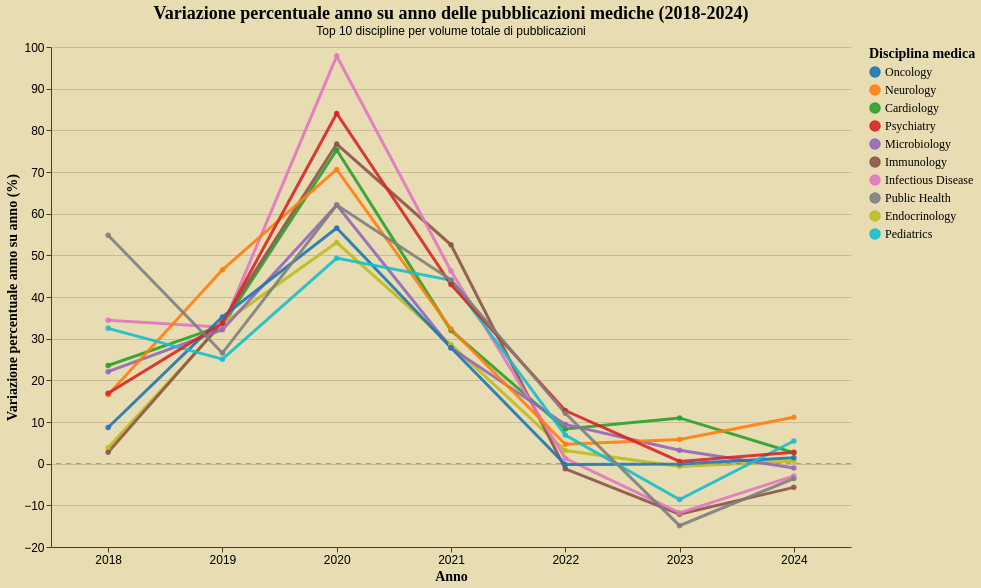

Describe this chart as a Vega-Lite specification.
### Vega-Lite specification from a JSON file in a GitHub repository (floating-point values rounded to 4 significant figures)
{"config": {"background": "#e8ddb2", "view": {"stroke": "transparent", "width": 350, "height": 250, "fill": "#e8ddb2", "strokeWidth": 0}, "axis": {"domainColor": "#5a3921", "gridColor": "#5a3921", "gridOpacity": 0.2, "tickColor": "#5a3921", "labelColor": "black", "titleColor": "black", "titleFont": "EB Garamond", "labelFontSize": 12, "titleFontSize": 14}, "legend": {"labelColor": "black", "titleColor": "black", "labelFont": "EB Garamond", "titleFont": "EB Garamond", "labelFontSize": 12, "orient": "right", "titleFontSize": 14}, "title": {"color": "black", "font": "EB Garamond", "fontSize": 18}, "mark": {"color": "#6b4a32", "opacity": 0.8}, "bar": {"color": "#6b4a32", "opacity": 0.8}, "line": {"color": "#6b4a32", "opacity": 0.8}, "area": {"color": "#6b4a32", "opacity": 0.8}, "point": {"color": "#6b4a32", "opacity": 0.8}}, "layer": [{"data": {"name": "data-bc0de5876118f0f4825c4b576af51a96"}, "mark": {"type": "line", "opacity": 0.8, "point": true, "strokeWidth": 3}, "encoding": {"color": {"field": "medgemma_extraction", "scale": {"domain": ["Oncology", "Neurology", "Cardiology", "Psychiatry", "Microbiology", "Immunology", "Infectious Disease", "Public Health", "Endocrinology", "Pediatrics"], "range": ["#1f77b4", "#ff7f0e", "#2ca02c", "#d62728", "#9467bd", "#8c564b", "#e377c2", "#7f7f7f", "#bcbd22", "#17becf"]}, "title": "Disciplina medica", "type": "nominal"}, "opacity": {"condition": {"param": "param_8", "value": 0.9}, "value": 0.15}, "order": {"field": "if(param_8.medgemma_extraction && indexof(param_8.medgemma_extraction, datum.medgemma_extraction) !== -1, 0, 1)", "type": "nominal"}, "tooltip": [{"field": "medgemma_extraction", "title": "Disciplina medica", "type": "nominal"}, {"field": "Anno", "title": "Anno", "type": "ordinal"}, {"field": "articoli", "format": ",", "title": "Articoli", "type": "quantitative"}, {"field": "anno_precedente", "format": ",", "title": "Anno precedente", "type": "quantitative"}, {"field": "incremento", "format": ".1f", "title": "Variazione %", "type": "quantitative"}, {"field": "Totale_Articoli", "format": ",", "title": "Totale articoli", "type": "quantitative"}], "x": {"axis": {"labelAngle": 0, "labelFontSize": 12}, "field": "Anno", "title": "Anno", "type": "ordinal"}, "y": {"field": "incremento", "title": "Variazione percentuale anno su anno (%)", "type": "quantitative"}}, "name": "view_3", "title": {"text": "Variazione percentuale anno su anno delle pubblicazioni mediche (2018-2024)", "subtitle": "Top 10 discipline per volume totale di pubblicazioni"}}, {"data": {"name": "data-a0a55d106695e8d630baff0f16eee66d"}, "mark": {"type": "rule", "color": "gray", "strokeDash": [5, 5]}, "encoding": {"y": {"field": "y", "type": "quantitative"}}}], "height": 500, "params": [{"name": "param_8", "select": {"type": "point", "fields": ["medgemma_extraction"]}, "bind": "legend", "views": ["view_3"]}], "width": 800, "$schema": "https://vega.github.io/schema/vega-lite/v5.20.1.json", "datasets": {"data-bc0de5876118f0f4825c4b576af51a96": [{"medgemma_extraction": "Cardiology", "Anno": 2018, "articoli": 3693, "Totale_Articoli": 71622, "anno_precedente": 2989.0, "incremento": 23.55, "incremento_abs": 23.55, "ranking": 4.0}, {"medgemma_extraction": "Cardiology", "Anno": 2019, "articoli": 4917, "Totale_Articoli": 71622, "anno_precedente": 3693.0, "incremento": 33.14, "incremento_abs": 33.14, "ranking": 6.0}, {"medgemma_extraction": "Cardiology", "Anno": 2020, "articoli": 8619, "Totale_Articoli": 71622, "anno_precedente": 4917.0, "incremento": 75.29, "incremento_abs": 75.29, "ranking": 4.0}, {"medgemma_extraction": "Cardiology", "Anno": 2021, "articoli": 11376, "Totale_Articoli": 71622, "anno_precedente": 8619.0, "incremento": 31.99, "incremento_abs": 31.99, "ranking": 7.0}, {"medgemma_extraction": "Cardiology", "Anno": 2022, "articoli": 12321, "Totale_Articoli": 71622, "anno_precedente": 11380.0, "incremento": 8.307, "incremento_abs": 8.307, "ranking": 4.0}, {"medgemma_extraction": "Cardiology", "Anno": 2023, "articoli": 13674, "Totale_Articoli": 71622, "anno_precedente": 12320.0, "incremento": 10.98, "incremento_abs": 10.98, "ranking": 1.0}, {"medgemma_extraction": "Cardiology", "Anno": 2024, "articoli": 14033, "Totale_Articoli": 71622, "anno_precedente": 13670.0, "incremento": 2.625, "incremento_abs": 2.625, "ranking": 4.0}, {"medgemma_extraction": "Endocrinology", "Anno": 2018, "articoli": 1753, "Totale_Articoli": 28204, "anno_precedente": 1688.0, "incremento": 3.851, "incremento_abs": 3.851, "ranking": 9.0}, {"medgemma_extraction": "Endocrinology", "Anno": 2019, "articoli": 2342, "Totale_Articoli": 28204, "anno_precedente": 1753.0, "incremento": 33.6, "incremento_abs": 33.6, "ranking": 5.0}, {"medgemma_extraction": "Endocrinology", "Anno": 2020, "articoli": 3585, "Totale_Articoli": 28204, "anno_precedente": 2342.0, "incremento": 53.07, "incremento_abs": 53.07, "ranking": 9.0}, {"medgemma_extraction": "Endocrinology", "Anno": 2021, "articoli": 4610, "Totale_Articoli": 28204, "anno_precedente": 3585.0, "incremento": 28.59, "incremento_abs": 28.59, "ranking": 8.0}, {"medgemma_extraction": "Endocrinology", "Anno": 2022, "articoli": 4755, "Totale_Articoli": 28204, "anno_precedente": 4610.0, "incremento": 3.145, "incremento_abs": 3.145, "ranking": 7.0}, {"medgemma_extraction": "Endocrinology", "Anno": 2023, "articoli": 4722, "Totale_Articoli": 28204, "anno_precedente": 4755.0, "incremento": -0.694, "incremento_abs": 0.694, "ranking": 6.0}, {"medgemma_extraction": "Endocrinology", "Anno": 2024, "articoli": 4749, "Totale_Articoli": 28204, "anno_precedente": 4722.0, "incremento": 0.5718, "incremento_abs": 0.5718, "ranking": 6.0}, {"medgemma_extraction": "Immunology", "Anno": 2018, "articoli": 1802, "Totale_Articoli": 34140, "anno_precedente": 1754.0, "incremento": 2.737, "incremento_abs": 2.737, "ranking": 10.0}, {"medgemma_extraction": "Immunology", "Anno": 2019, "articoli": 2414, "Totale_Articoli": 34140, "anno_precedente": 1802.0, "incremento": 33.96, "incremento_abs": 33.96, "ranking": 3.0}, {"medgemma_extraction": "Immunology", "Anno": 2020, "articoli": 4266, "Totale_Articoli": 34140, "anno_precedente": 2414.0, "incremento": 76.72, "incremento_abs": 76.72, "ranking": 3.0}, {"medgemma_extraction": "Immunology", "Anno": 2021, "articoli": 6507, "Totale_Articoli": 34140, "anno_precedente": 4266.0, "incremento": 52.53, "incremento_abs": 52.53, "ranking": 1.0}, {"medgemma_extraction": "Immunology", "Anno": 2022, "articoli": 6426, "Totale_Articoli": 34140, "anno_precedente": 6507.0, "incremento": -1.245, "incremento_abs": 1.245, "ranking": 10.0}, {"medgemma_extraction": "Immunology", "Anno": 2023, "articoli": 5646, "Totale_Articoli": 34140, "anno_precedente": 6426.0, "incremento": -12.14, "incremento_abs": 12.14, "ranking": 9.0}, {"medgemma_extraction": "Immunology", "Anno": 2024, "articoli": 5325, "Totale_Articoli": 34140, "anno_precedente": 5646.0, "incremento": -5.685, "incremento_abs": 5.685, "ranking": 10.0}, {"medgemma_extraction": "Infectious Disease", "Anno": 2018, "articoli": 1691, "Totale_Articoli": 34136, "anno_precedente": 1258.0, "incremento": 34.42, "incremento_abs": 34.42, "ranking": 2.0}, {"medgemma_extraction": "Infectious Disease", "Anno": 2019, "articoli": 2245, "Totale_Articoli": 34136, "anno_precedente": 1691.0, "incremento": 32.76, "incremento_abs": 32.76, "ranking": 7.0}, {"medgemma_extraction": "Infectious Disease", "Anno": 2020, "articoli": 4441, "Totale_Articoli": 34136, "anno_precedente": 2245.0, "incremento": 97.82, "incremento_abs": 97.82, "ranking": 1.0}, {"medgemma_extraction": "Infectious Disease", "Anno": 2021, "articoli": 6494, "Totale_Articoli": 34136, "anno_precedente": 4441.0, "incremento": 46.23, "incremento_abs": 46.23, "ranking": 2.0}, {"medgemma_extraction": "Infectious Disease", "Anno": 2022, "articoli": 6577, "Totale_Articoli": 34136, "anno_precedente": 6494.0, "incremento": 1.278, "incremento_abs": 1.278, "ranking": 8.0}, {"medgemma_extraction": "Infectious Disease", "Anno": 2023, "articoli": 5800, "Totale_Articoli": 34136, "anno_precedente": 6577.0, "incremento": -11.81, "incremento_abs": 11.81, "ranking": 8.0}, {"medgemma_extraction": "Infectious Disease", "Anno": 2024, "articoli": 5630, "Totale_Articoli": 34136, "anno_precedente": 5800.0, "incremento": -2.931, "incremento_abs": 2.931, "ranking": 8.0}, {"medgemma_extraction": "Microbiology", "Anno": 2018, "articoli": 2544, "Totale_Articoli": 43666, "anno_precedente": 2084.0, "incremento": 22.07, "incremento_abs": 22.07, "ranking": 5.0}, {"medgemma_extraction": "Microbiology", "Anno": 2019, "articoli": 3362, "Totale_Articoli": 43666, "anno_precedente": 2544.0, "incremento": 32.15, "incremento_abs": 32.15, "ranking": 8.0}, {"medgemma_extraction": "Microbiology", "Anno": 2020, "articoli": 5449, "Totale_Articoli": 43666, "anno_precedente": 3362.0, "incremento": 62.08, "incremento_abs": 62.08, "ranking": 6.0}, {"medgemma_extraction": "Microbiology", "Anno": 2021, "articoli": 6963, "Totale_Articoli": 43666, "anno_precedente": 5449.0, "incremento": 27.78, "incremento_abs": 27.78, "ranking": 10.0}, {"medgemma_extraction": "Microbiology", "Anno": 2022, "articoli": 7618, "Totale_Articoli": 43666, "anno_precedente": 6963.0, "incremento": 9.407, "incremento_abs": 9.407, "ranking": 3.0}, {"medgemma_extraction": "Microbiology", "Anno": 2023, "articoli": 7864, "Totale_Articoli": 43666, "anno_precedente": 7618.0, "incremento": 3.229, "incremento_abs": 3.229, "ranking": 3.0}, {"medgemma_extraction": "Microbiology", "Anno": 2024, "articoli": 7782, "Totale_Articoli": 43666, "anno_precedente": 7864.0, "incremento": -1.043, "incremento_abs": 1.043, "ranking": 7.0}, {"medgemma_extraction": "Neurology", "Anno": 2018, "articoli": 3698, "Totale_Articoli": 75181, "anno_precedente": 3173.0, "incremento": 16.55, "incremento_abs": 16.55, "ranking": 7.0}, {"medgemma_extraction": "Neurology", "Anno": 2019, "articoli": 5419, "Totale_Articoli": 75181, "anno_precedente": 3698.0, "incremento": 46.54, "incremento_abs": 46.54, "ranking": 1.0}, {"medgemma_extraction": "Neurology", "Anno": 2020, "articoli": 9245, "Totale_Articoli": 75181, "anno_precedente": 5419.0, "incremento": 70.6, "incremento_abs": 70.6, "ranking": 5.0}, {"medgemma_extraction": "Neurology", "Anno": 2021, "articoli": 12232, "Totale_Articoli": 75181, "anno_precedente": 9245.0, "incremento": 32.31, "incremento_abs": 32.31, "ranking": 6.0}, {"medgemma_extraction": "Neurology", "Anno": 2022, "articoli": 12804, "Totale_Articoli": 75181, "anno_precedente": 12230.0, "incremento": 4.676, "incremento_abs": 4.676, "ranking": 6.0}, {"medgemma_extraction": "Neurology", "Anno": 2023, "articoli": 13550, "Totale_Articoli": 75181, "anno_precedente": 12800.0, "incremento": 5.826, "incremento_abs": 5.826, "ranking": 2.0}, {"medgemma_extraction": "Neurology", "Anno": 2024, "articoli": 15060, "Totale_Articoli": 75181, "anno_precedente": 13550.0, "incremento": 11.14, "incremento_abs": 11.14, "ranking": 1.0}, {"medgemma_extraction": "Oncology", "Anno": 2018, "articoli": 6687, "Totale_Articoli": 108541, "anno_precedente": 6153.0, "incremento": 8.679, "incremento_abs": 8.679, "ranking": 8.0}, {"medgemma_extraction": "Oncology", "Anno": 2019, "articoli": 9043, "Totale_Articoli": 108541, "anno_precedente": 6687.0, "incremento": 35.23, "incremento_abs": 35.23, "ranking": 2.0}, {"medgemma_extraction": "Oncology", "Anno": 2020, "articoli": 14158, "Totale_Articoli": 108541, "anno_precedente": 9043.0, "incremento": 56.56, "incremento_abs": 56.56, "ranking": 8.0}, {"medgemma_extraction": "Oncology", "Anno": 2021, "articoli": 18098, "Totale_Articoli": 108541, "anno_precedente": 14160.0, "incremento": 27.83, "incremento_abs": 27.83, "ranking": 9.0}, {"medgemma_extraction": "Oncology", "Anno": 2022, "articoli": 18061, "Totale_Articoli": 108541, "anno_precedente": 18100.0, "incremento": -0.2044, "incremento_abs": 0.2044, "ranking": 9.0}, {"medgemma_extraction": "Oncology", "Anno": 2023, "articoli": 18042, "Totale_Articoli": 108541, "anno_precedente": 18060.0, "incremento": -0.1052, "incremento_abs": 0.1052, "ranking": 5.0}, {"medgemma_extraction": "Oncology", "Anno": 2024, "articoli": 18299, "Totale_Articoli": 108541, "anno_precedente": 18040.0, "incremento": 1.424, "incremento_abs": 1.424, "ranking": 5.0}, {"medgemma_extraction": "Pediatrics", "Anno": 2018, "articoli": 1603, "Totale_Articoli": 25379, "anno_precedente": 1210.0, "incremento": 32.48, "incremento_abs": 32.48, "ranking": 3.0}, {"medgemma_extraction": "Pediatrics", "Anno": 2019, "articoli": 2005, "Totale_Articoli": 25379, "anno_precedente": 1603.0, "incremento": 25.08, "incremento_abs": 25.08, "ranking": 10.0}, {"medgemma_extraction": "Pediatrics", "Anno": 2020, "articoli": 2994, "Totale_Articoli": 25379, "anno_precedente": 2005.0, "incremento": 49.33, "incremento_abs": 49.33, "ranking": 10.0}, {"medgemma_extraction": "Pediatrics", "Anno": 2021, "articoli": 4311, "Totale_Articoli": 25379, "anno_precedente": 2994.0, "incremento": 43.99, "incremento_abs": 43.99, "ranking": 4.0}, {"medgemma_extraction": "Pediatrics", "Anno": 2022, "articoli": 4607, "Totale_Articoli": 25379, "anno_precedente": 4311.0, "incremento": 6.866, "incremento_abs": 6.866, "ranking": 5.0}, {"medgemma_extraction": "Pediatrics", "Anno": 2023, "articoli": 4210, "Totale_Articoli": 25379, "anno_precedente": 4607.0, "incremento": -8.617, "incremento_abs": 8.617, "ranking": 7.0}, {"medgemma_extraction": "Pediatrics", "Anno": 2024, "articoli": 4439, "Totale_Articoli": 25379, "anno_precedente": 4210.0, "incremento": 5.439, "incremento_abs": 5.439, "ranking": 2.0}, {"medgemma_extraction": "Psychiatry", "Anno": 2018, "articoli": 2222, "Totale_Articoli": 47149, "anno_precedente": 1901.0, "incremento": 16.89, "incremento_abs": 16.89, "ranking": 6.0}, {"medgemma_extraction": "Psychiatry", "Anno": 2019, "articoli": 2970, "Totale_Articoli": 47149, "anno_precedente": 2222.0, "incremento": 33.66, "incremento_abs": 33.66, "ranking": 4.0}, {"medgemma_extraction": "Psychiatry", "Anno": 2020, "articoli": 5466, "Totale_Articoli": 47149, "anno_precedente": 2970.0, "incremento": 84.04, "incremento_abs": 84.04, "ranking": 2.0}, {"medgemma_extraction": "Psychiatry", "Anno": 2021, "articoli": 7816, "Totale_Articoli": 47149, "anno_precedente": 5466.0, "incremento": 42.99, "incremento_abs": 42.99, "ranking": 5.0}, {"medgemma_extraction": "Psychiatry", "Anno": 2022, "articoli": 8813, "Totale_Articoli": 47149, "anno_precedente": 7816.0, "incremento": 12.76, "incremento_abs": 12.76, "ranking": 1.0}, {"medgemma_extraction": "Psychiatry", "Anno": 2023, "articoli": 8859, "Totale_Articoli": 47149, "anno_precedente": 8813.0, "incremento": 0.522, "incremento_abs": 0.522, "ranking": 4.0}, {"medgemma_extraction": "Psychiatry", "Anno": 2024, "articoli": 9102, "Totale_Articoli": 47149, "anno_precedente": 8859.0, "incremento": 2.743, "incremento_abs": 2.743, "ranking": 3.0}, {"medgemma_extraction": "Public Health", "Anno": 2018, "articoli": 1793, "Totale_Articoli": 30065, "anno_precedente": 1158.0, "incremento": 54.84, "incremento_abs": 54.84, "ranking": 1.0}, {"medgemma_extraction": "Public Health", "Anno": 2019, "articoli": 2269, "Totale_Articoli": 30065, "anno_precedente": 1793.0, "incremento": 26.55, "incremento_abs": 26.55, "ranking": 9.0}, {"medgemma_extraction": "Public Health", "Anno": 2020, "articoli": 3677, "Totale_Articoli": 30065, "anno_precedente": 2269.0, "incremento": 62.05, "incremento_abs": 62.05, "ranking": 7.0}, {"medgemma_extraction": "Public Health", "Anno": 2021, "articoli": 5299, "Totale_Articoli": 30065, "anno_precedente": 3677.0, "incremento": 44.11, "incremento_abs": 44.11, "ranking": 3.0}, {"medgemma_extraction": "Public Health", "Anno": 2022, "articoli": 5939, "Totale_Articoli": 30065, "anno_precedente": 5299.0, "incremento": 12.08, "incremento_abs": 12.08, "ranking": 2.0}, {"medgemma_extraction": "Public Health", "Anno": 2023, "articoli": 5055, "Totale_Articoli": 30065, "anno_precedente": 5939.0, "incremento": -14.88, "incremento_abs": 14.88, "ranking": 10.0}, {"medgemma_extraction": "Public Health", "Anno": 2024, "articoli": 4875, "Totale_Articoli": 30065, "anno_precedente": 5055.0, "incremento": -3.561, "incremento_abs": 3.561, "ranking": 9.0}], "data-a0a55d106695e8d630baff0f16eee66d": [{"y": 0}]}}
